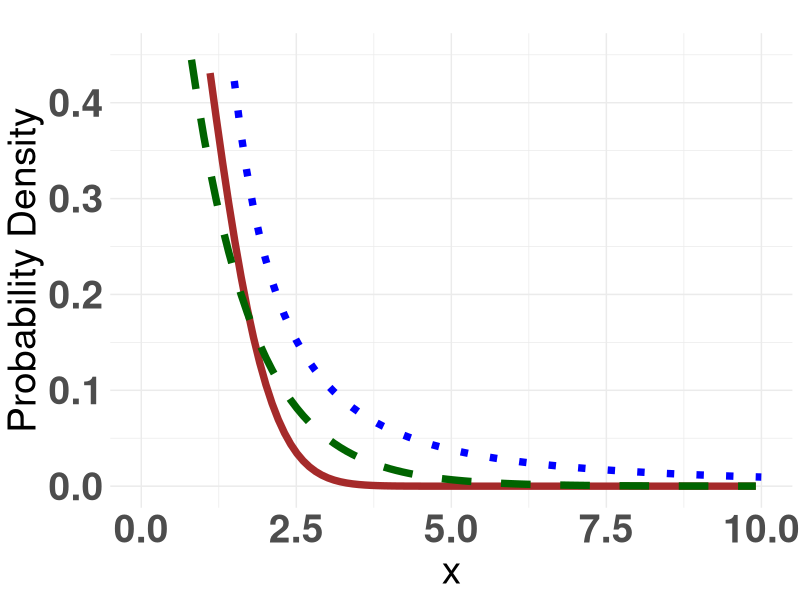
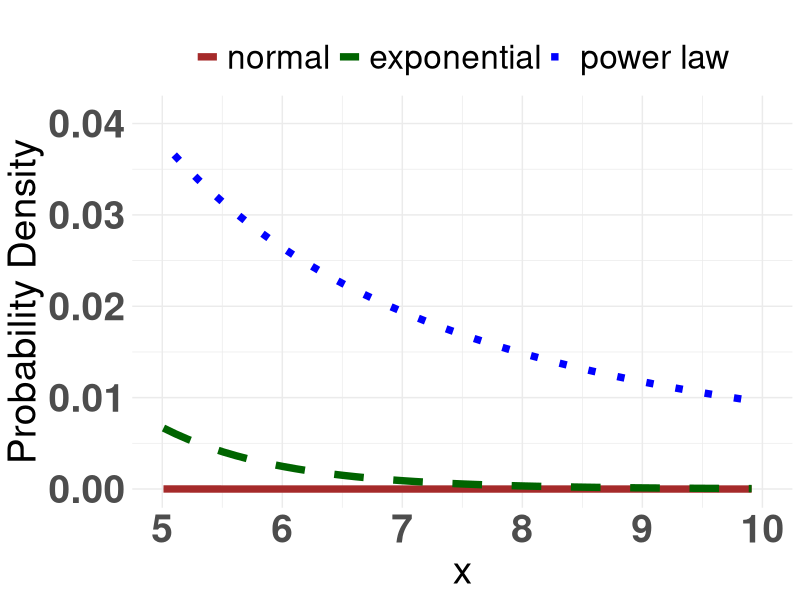
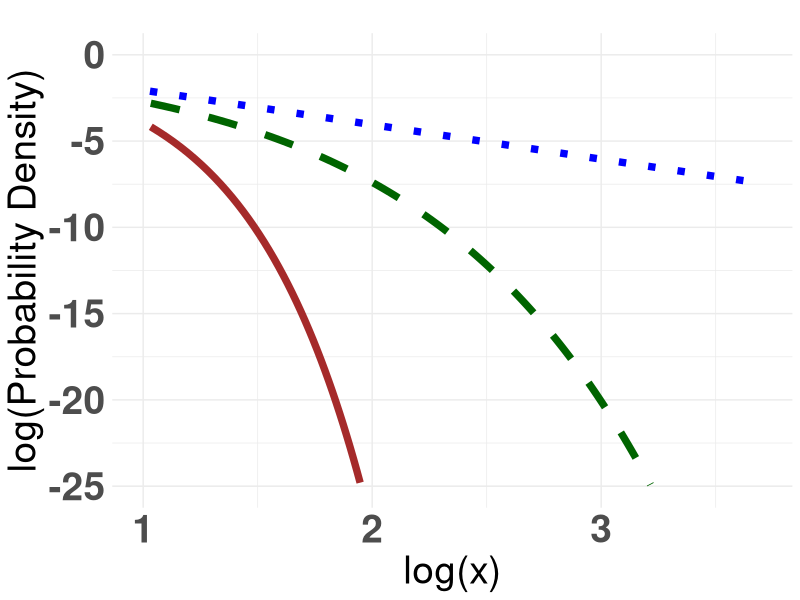

Reproduce these figures in R, in order.
#Code for Figures 2d,e,f
#Written by Utsav Biswas. Final edit in May 2025.

###############################################################################
library(ggplot2)
#----
#Generating x values for the normal distribution
x_normal <- seq(0.01, 10000, length.out = 100000)
y_norm <- dnorm(x_normal, mean = 0, sd = 1)
y_normal <- 2*y_norm #Since we are going to plot only for +x values, for normal distribution, 
#the y values need to be multiplied by 2, so that the net probability remains same.
x_normal_log <-log(x_normal[1:380])
y_normal_log <-log(y_normal[1:380])

#----
#Generating x values for the exponential distribution
x_exponential <- seq(0.01, 10000, length.out = 100000)
lambda <- 1
y_exponential <- dexp(x_exponential, rate = lambda)
x_exponential_log <-log(x_exponential[1:380])
y_exponential_log <-log(y_exponential[1:380])

#----
#Generating x values for the power law distribution
xmin <- 1
x_max <- 10000
alpha <- 2
x_powerlaw <- seq(xmin, x_max, length.out = 100000)
y_powerlaw <- (alpha - 1) / xmin * (x_powerlaw / xmin)^(-alpha)
#Normalizing the power-law density values
y_powerlaw <- y_powerlaw / sum(y_powerlaw * diff(x_powerlaw)[1])

x_powerlaw_log <-log(x_powerlaw[1:380])
y_powerlaw_log <-log(y_powerlaw[1:380])
 
#----
#Creating data frames for all distributions
data_normal <- data.frame(x = x_normal, y = y_normal, Distribution = "normal")
data_exponential <- data.frame(x = x_exponential, y = y_exponential, Distribution = "exponential")
data_powerlaw <- data.frame(x = x_powerlaw, y = y_powerlaw, Distribution = "power law")

#Creating data frames for all distributions (for log values)
data_normal_log <- data.frame(x = x_normal_log, y = y_normal_log, Distribution = "normal")
data_exponential_log <- data.frame(x = x_exponential_log, y = y_exponential_log, Distribution = "exponential")
data_powerlaw_log <- data.frame(x = x_powerlaw_log, y = y_powerlaw_log, Distribution = "power law")

#---- 
#Combining the data frames
data <- rbind(data_normal, data_exponential, data_powerlaw)

#Combining the data frames (for log values)
data_log <- rbind(data_normal_log, data_exponential_log, data_powerlaw_log)

#----
#Setting the levels of the Distribution factor to ensure correct legend order
data$Distribution <- factor(data$Distribution, levels = c("normal", "exponential", "power law"))

#Setting the levels of the Distribution factor to ensure correct legend order (for log values)
data_log$Distribution <- factor(data_log$Distribution, levels = c("normal", "exponential", "power law"))

###############################################################################
#Plotting using ggplot2 [Figure 2d]
ggplot(data, aes(x = x, y = y, color = Distribution, linetype = Distribution)) +
  geom_line(size = 2.5) +
  scale_color_manual(values = c("normal" = "brown",
                                "exponential" = "darkgreen",
                                "power law" = "blue")) +
  scale_linetype_manual(values = c("normal" = "solid", 
                                   "exponential" = "dashed", 
                                   "power law" = "dotted")) +  # Custom line types
  labs(x = "x", y = "Probability Density", title = "") +
  theme_minimal() +
  xlim(0, 10) +
  ylim(0, 0.45) +
  theme(legend.position = "none",  # Remove legend
        axis.text = element_text(face = "bold", size = 28),
        axis.title = element_text(size = 28))

###############################################################################
#Plotting using ggplot2  [Figure 2e]
ggplot(data, aes(x = x, y = y, color = Distribution, linetype = Distribution)) +
  geom_line(size = 2.5) +
  scale_color_manual(values = c("normal" = "brown",
                                "exponential" = "darkgreen",
                                "power law" = "blue")) +
  scale_linetype_manual(values = c("normal" = "solid", 
                                   "exponential" = "dashed", 
                                   "power law" = "dotted")) +  # Custom line types
  labs(x = "x", y = "Probability Density", title = "") +
  theme_minimal() +
  xlim(5, 10) + 
  ylim(0, 0.041) +
  theme(legend.position = "top",
        axis.text = element_text(face = "bold", size = 28),  
        axis.title = element_text(size = 28),  
        legend.text = element_text(size = 24)) +  # Adjust legend text size
  guides(color = guide_legend(title = NULL),  # Remove color legend title
         linetype = guide_legend(title = NULL))  # Remove linetype legend title

###############################################################################
#Plotting using ggplot2 [Figure 2f] [log-log plot] [log gives natural log]
#Plotting the first 100 values only

ggplot(data_log, aes(x = x, y = y, color = Distribution, linetype = Distribution)) +
  geom_line(size = 2.5) +
  scale_color_manual(values = c("normal" = "brown",
                                "exponential" = "darkgreen",
                                "power law" = "blue")) +
  scale_linetype_manual(values = c("normal" = "solid", 
                                   "exponential" = "dashed", 
                                   "power law" = "dotted")) +  # Custom line types
  labs(x = "log(x)", y = "log(Probability Density)", title = "") +
  theme_minimal() +
  xlim(1, 3.7) + 
  ylim(-25, 0) +
  theme(legend.position = "none",  # Remove legend
        axis.text = element_text(face = "bold", size = 28),
        axis.title = element_text(size = 28))
